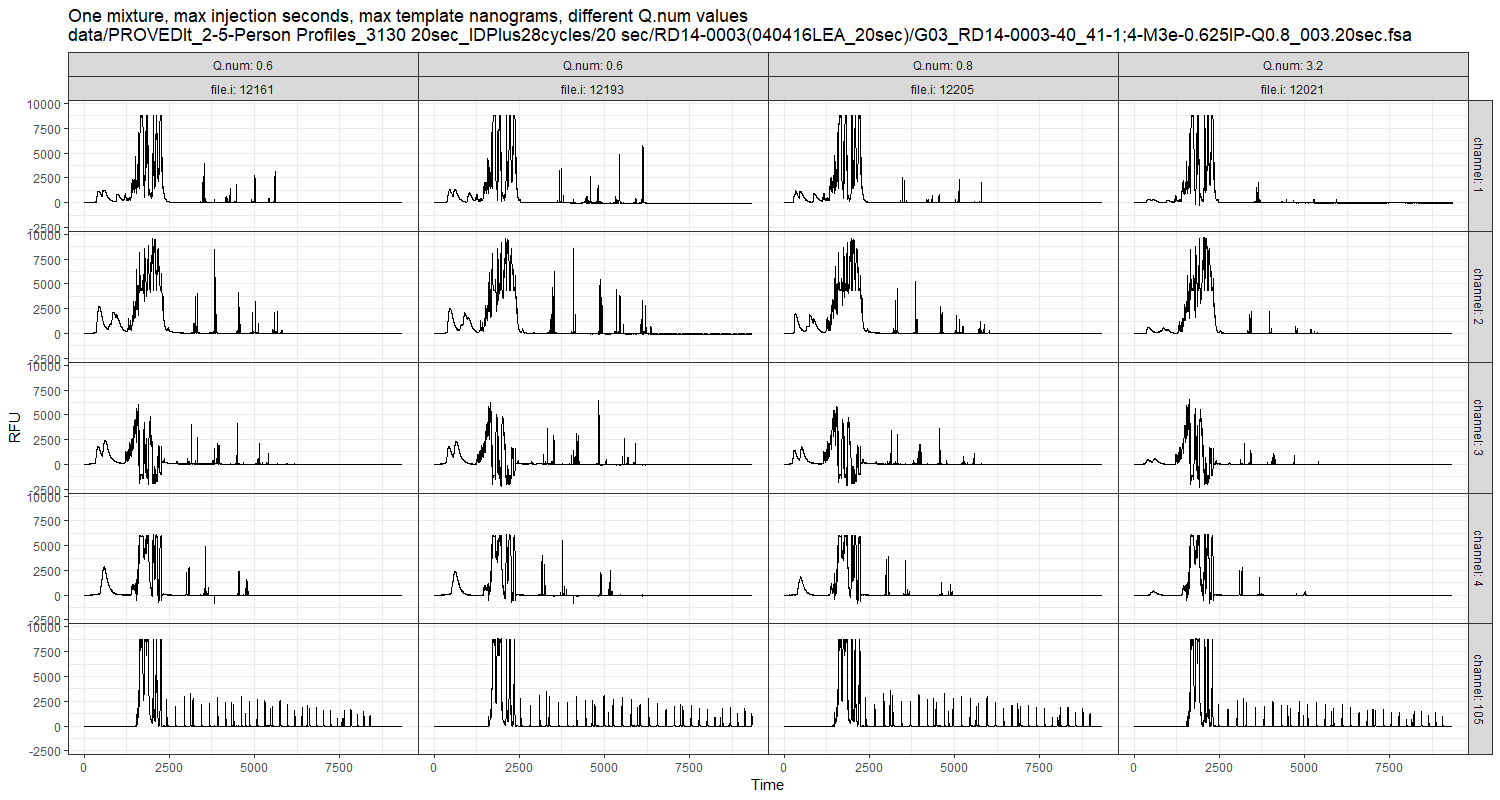

This figure's R source:
source("packages.R")
fsa_db <- fread("fsa_db.csv")
fsa_db[, type := data.table::fcase(
  control != "", "control",
  sample.identifier != "", "single",
  identifiers.str != "", "mixture",
  default="unknown")]
fsa_db[, file.i := 1:.N]
mix.dt <- fsa_db[type=="mixture"]
mix.dt[, identifiers.list := lapply(strsplit(identifiers.str, "_"), as.integer)]
## How many sources are in each mixture?
(mix.tab <- table(sapply(mix.dt$identifiers.list, length)))
mix.dt[, mix.i := 1:.N ]
mix.samples <- mix.dt[, data.table(
  project,
  sample.identifier=identifiers.list[[1]]
), by=.(mix.i, file.i)]
single.dt <- fsa_db[type=="single"]

##one mixture.
one.mix <- mix.dt[1]

## Are there other samples with the same mixture components?
other.mix <- mix.dt[one.mix$identifiers.str, on="identifiers.str"]

## Do all of the other samples have the same ratios?
table(other.mix$ratios.str)

other.mix[, Q.num := as.numeric(ifelse(Q=="LAND", 0, Q))]
most.template.injection <- other.mix[
  template.nanograms==max(template.nanograms) &
    injection.seconds == max(injection.seconds)]
other.mix[, selected := file.i %in% most.template.injection$file.i]
ggplot()+
  theme_bw()+
  theme(panel.margin=grid::unit(0, "lines"))+
  facet_grid(injection.seconds ~ ., labeller=label_both)+
  geom_point(aes(
    template.nanograms, Q.num, color=selected),
    data=other.mix)+
  scale_y_log10()

fsa2dt <- function(mix.fsa){
  mix.fsa.data <- seqinr::read.abif(mix.fsa)
  l.vec <- sapply(mix.fsa.data$Data, length)
  channel.names <- names(l.vec)[l.vec==max(l.vec)]
  channel.dt.list <- list()
  for(channel in channel.names){
    RFU <- mix.fsa.data$Data[[channel]]
    channel.dt.list[[channel]] <- data.table(
      channel=as.integer(sub(".*[.]", "", channel)),
      Time=seq_along(RFU), RFU)
  }
  do.call(rbind, channel.dt.list)
}

mix.raw.dt.list <- list()
for(other.i in 1:nrow(most.template.injection)){
  other.row <- most.template.injection[other.i]
  other.row.dt <- fsa2dt(other.row$fsa)
  mix.raw.dt.list[[other.i]] <- data.table(
    other.row[, .(Q.num, file.i)],
    other.row.dt)
}
mix.raw.dt <- do.call(rbind, mix.raw.dt.list)

ladder.dir <- dirname(other.row$fsa)
dir(ladder.dir)
ladder.fsa.vec <- Sys.glob(file.path(ladder.dir, "*Ladder*"))
ladder.dt.list <- list()
for(ladder.fsa in ladder.fsa.vec){
  ladder.row <- fsa_db[ladder.fsa, on="fsa"]
  one.ladder <- fsa2dt(ladder.fsa)
  ladder.dt.list[[ladder.fsa]] <- data.table(
    ladder.row[, .(letter, numbers, capillary)],
    one.ladder)
}
ladder.dt <- do.call(rbind, ladder.dt.list)

gg <- ggplot()+
  ggtitle(paste0(
    "All ladder samples in ", ladder.dir))+
  theme_bw()+
  theme(panel.margin=grid::unit(0, "lines"))+
  facet_grid(channel ~ letter + numbers + capillary, labeller=label_both)+
  geom_line(aes(
    Time, RFU),
    data=ladder.dt)
png("figure-one-mixture-ladder-zoom-out.png", w=15, h=8, units="in", res=100)
print(gg)
dev.off()

gg+coord_cartesian(
  xlim=c(3000, 4000))

gg <- ggplot()+
  ggtitle(paste0(
    "All ladder samples in ", ladder.dir))+
  theme_bw()+
  theme(panel.margin=grid::unit(0, "lines"))+
  facet_grid(channel ~ letter + numbers + capillary, labeller=label_both)+
  geom_line(aes(
    Time, RFU),
    data=ladder.dt[2500<Time & Time < 4000])
png("figure-one-mixture-ladder-zoom-in.png", w=15, h=8, units="in", res=100)
print(gg)
dev.off()

gg <- ggplot()+
  ggtitle(paste0(
    "One mixture, max injection seconds, ",
    "max template nanograms, different Q.num values\n",
    other.row$fsa))+
  theme_bw()+
  theme(panel.margin=grid::unit(0, "lines"))+
  facet_grid(channel ~ Q.num + file.i, labeller=label_both)+
  geom_line(aes(
    Time, RFU),
    data=mix.raw.dt)
png("figure-one-mixture.png", w=15, h=8, units="in", res=100)
print(gg)
dev.off()
